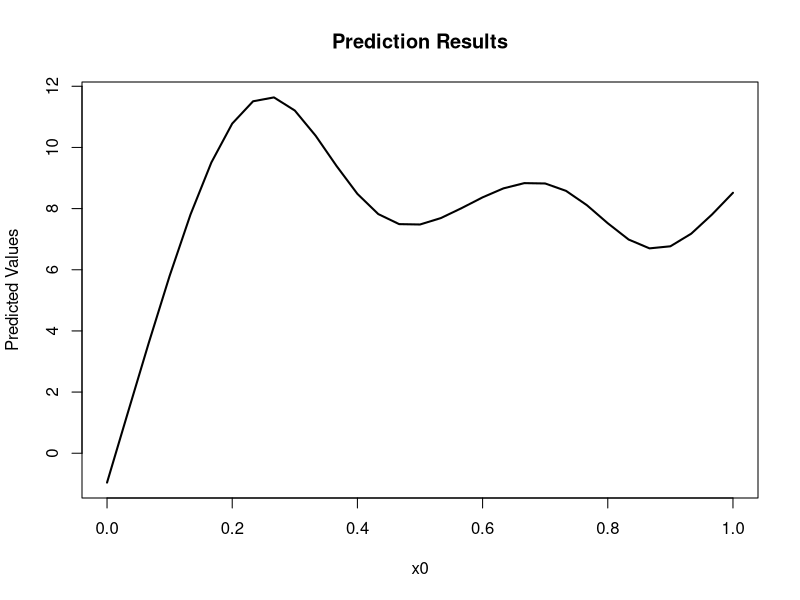

Write the R code that produced this figure.
# 加载所需包
library(mgcv)

# 生成模拟数据集
n <- 200
sig <- 2
dat <- gamSim(1, n = n, scale = sig)

# 拟合广义加性模型
b <- gam(y ~ s(x0) + s(I(x1^2)) + s(x2) + offset(x3), data = dat)

# 生成新数据集，用于预测
newd <- data.frame(
  x0 = (0:30) / 30, 
  x1 = (0:30) / 30, 
  x2 = (0:30) / 30, 
  x3 = (0:30) / 30 # 注意：这里确保 x3 是一个有效的数值列
)

# 生成预测值
pred <- predict.gam(b, newd)

# 生成不包含 s(x0) 的预测值
pred0 <- predict(b, newd, exclude = "s(x0)")

# 保存图像为黑白调，适合书籍打印
png("predict_plot_bw.png", width = 800, height = 600, bg = "white")  # 背景设为白色

# 绘制黑白线条图，横纵坐标为英文
plot(newd$x0, pred, type = "l", col = "black", lwd = 2,
     main = "Prediction Results", xlab = "x0", ylab = "Predicted Values", 
     col.axis = "black", col.lab = "black", col.main = "black")

dev.off()